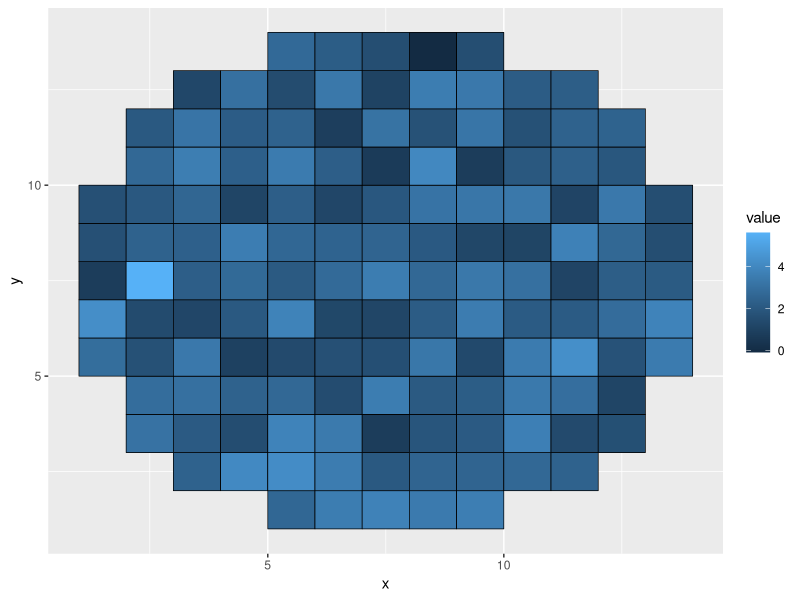
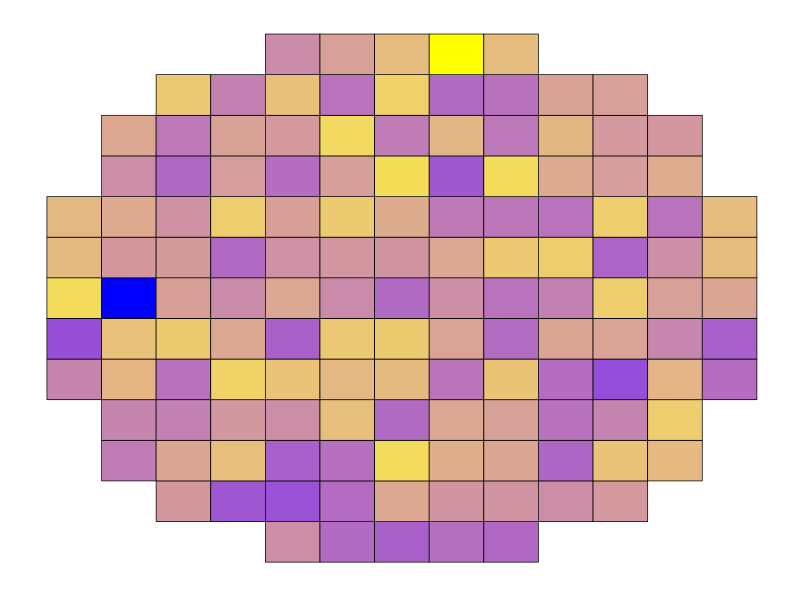

The R source for these figures, in order:
library(ggplot2)
#設定坐標
x <- c(5,5,rep(6:9,each=4),10,10,3,3,rep(4:11,each=4),12,12,2,2, rep(3:12,each=4),13,13,2,2,rep(3:12,each=4),13,13,1,1,rep(2:13,each=4),14,14,1,1,rep(2:13,each=4),14,14,1,1,rep(2:13,each=4),14,14,1,1,rep(2:13,each=4),14,14,1,1,rep(2:13,each=4),14,14, 2,2, rep(3:12,each=4),13,13, 2,2, rep(3:12,each=4),13,13, 3,3,rep(4:11,each=4),12,12, 5,5,rep(6:9,each=4),10,10)
y1 <- c(1,2,2,1)
y <- c(rep(y1,5),rep(y1+1,9),rep(y1+2,11), rep(y1+3,11),rep(y1+4,13), rep(y1+5,13), rep(y1+6,13),rep(y1+7,13), rep(y1+8,13), rep(y1+9,11), rep(y1+10,11), rep(y1+11,9), rep(y1+12,5))

ids <- factor(c(1:137))
value <- data.frame(
        id = ids,
        value= c(rnorm(137,mean=2.5))
)
positions <- data.frame(id=rep(ids,each=4),x,y) 
datapoly <- merge(value,positions,by=c("id"))
p <- ggplot(datapoly, aes(x,y)) + geom_polygon(aes(fill=value, group=id),color = "black", size = 0.25) 
p
#設定顏色
p= p+scale_fill_gradient(low = "yellow", high = "blue")  
#去除xy軸..etc
p+theme_bw()+theme(panel.grid=element_blank(),panel.border=element_blank(),axis.ticks = element_blank(),
                   axis.line=element_blank(),axis.title = element_blank(),axis.text = element_blank(),
                   legend.position = "none")
